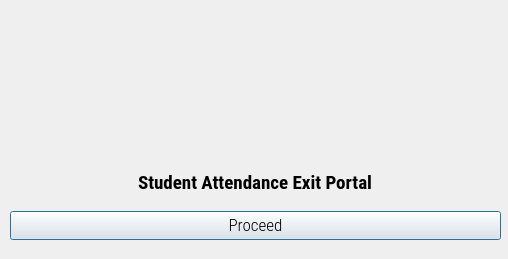
<?xml version="1.0" encoding="UTF-8"?>
<ui version="4.0">
 <class>Dialog</class>
 <widget class="QDialog" name="Dialog">
  <property name="geometry">
   <rect>
    <x>0</x>
    <y>0</y>
    <width>508</width>
    <height>259</height>
   </rect>
  </property>
  <property name="minimumSize">
   <size>
    <width>508</width>
    <height>259</height>
   </size>
  </property>
  <property name="maximumSize">
   <size>
    <width>508</width>
    <height>259</height>
   </size>
  </property>
  <property name="windowTitle">
   <string>Student Attendance Portal</string>
  </property>
  <property name="windowIcon">
   <iconset>
    <normaloff>icon.png</normaloff>icon.png</iconset>
  </property>
  <widget class="QLabel" name="logolabel">
   <property name="geometry">
    <rect>
     <x>150</x>
     <y>10</y>
     <width>221</width>
     <height>133</height>
    </rect>
   </property>
   <property name="text">
    <string/>
   </property>
   <property name="pixmap">
    <pixmap>logo.png</pixmap>
   </property>
  </widget>
  <widget class="QWidget" name="verticalLayoutWidget">
   <property name="geometry">
    <rect>
     <x>10</x>
     <y>160</y>
     <width>491</width>
     <height>80</height>
    </rect>
   </property>
   <layout class="QVBoxLayout" name="verticalLayout">
    <item>
     <layout class="QHBoxLayout" name="horizontalLayout">
      <item alignment="Qt::AlignHCenter">
       <widget class="QLabel" name="filelabel">
        <property name="font">
         <font>
          <family>Roboto Condensed</family>
          <pointsize>14</pointsize>
          <weight>75</weight>
          <bold>true</bold>
         </font>
        </property>
        <property name="text">
         <string>Student Attendance Exit Portal</string>
        </property>
       </widget>
      </item>
     </layout>
    </item>
    <item>
     <widget class="QPushButton" name="runButton">
      <property name="font">
       <font>
        <family>Roboto Condensed Light</family>
        <pointsize>13</pointsize>
       </font>
      </property>
      <property name="text">
       <string>Proceed</string>
      </property>
     </widget>
    </item>
   </layout>
  </widget>
 </widget>
 <resources>
  <include location="resource.qrc"/>
 </resources>
 <connections/>
</ui>
